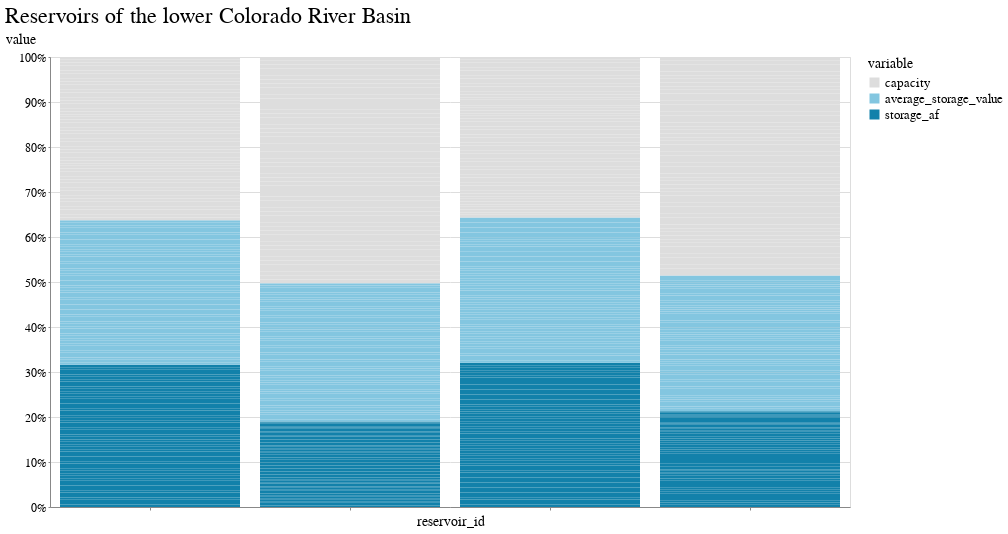

The code cell stored with this chart in its notebook:
### Code cell
domain = ["capacity", "average_storage_value", "storage_af", ]
range_ = ['#ddd', '#83c6e0', '#1281aa', ]

alt.Chart(melt).mark_bar().encode(
    x=alt.X('reservoir_id', axis=alt.Axis(labels=False)),
    y=alt.Y('value',stack="normalize"),
    order="bar_order",
    color=alt.Color(
        'variable', 
        scale=alt.Scale(domain=domain, range=range_), 
        #sort='descending'
    ),
    tooltip=["reservoir_id"]
).properties(title="Reservoirs of the lower Colorado River Basin")

### Figure 1 — Vega-Lite specification as saved in the notebook (floating-point values rounded to 4 significant figures; data arrays with more than 128 entries replaced by an {"elided": "..."} marker saying what was removed)
{"config": {"view": {"width": 800, "height": 450}, "background": "#ffffff", "title": {"anchor": "start", "font": "BentonGothic-Bold, sans", "fontColor": "#000000", "fontSize": 22, "fontWeight": "normal"}, "arc": {"fill": "#82c6df"}, "area": {"fill": "#82c6df"}, "line": {"stroke": "#82c6df", "strokeWidth": 3}, "path": {"stroke": "#82c6df"}, "rect": {"fill": "#82c6df"}, "shape": {"stroke": "#82c6df"}, "bar": {"fill": "#82c6df"}, "point": {"stroke": "#82c6df"}, "symbol": {"fill": "#82c6df", "size": 30}, "axis": {"titleFont": "BentonGothic-Bold, sans", "titleFontSize": 14, "titleFontWeight": "normal", "labelFont": "BentonGothic, sans", "labelFontSize": 12, "labelFontWeight": "normal"}, "axisX": {"labelAngle": 0, "labelPadding": 4, "tickSize": 3}, "axisY": {"labelBaseline": "middle", "maxExtent": 45, "minExtent": 45, "tickSize": 2, "titleAlign": "left", "titleAngle": 0, "titleX": -45, "titleY": -11}, "legend": {"titleFont": "BentonGothic-Bold, sans", "titleFontSize": 14, "titleFontWeight": "normal", "symbolType": "square", "labelFont": "BentonGothic, sans", "labelFontSize": 13}, "range": {"category": ["#3580b1", "#ec8431", "#ab7fb4", "#c89d29", "#adc839", "#829eb1"], "diverging": ["#e68a4f", "#f4bb6a", "#f9e39c", "#dadfe2", "#a6b7c6", "#849eae"], "heatmap": ["#fbf2c7", "#f9e39c", "#f8d36e", "#f4bb6a", "#e68a4f", "#d15a40", "#ab4232"], "ordinal": ["#fbf2c7", "#f9e39c", "#f8d36e", "#f4bb6a", "#e68a4f", "#d15a40", "#ab4232"], "ramp": ["#fbf2c7", "#f9e39c", "#f8d36e", "#f4bb6a", "#e68a4f", "#d15a40", "#ab4232"]}}, "data": {"name": "data-50c07ccb2e9835cd4393a0a60c33897d"}, "mark": "bar", "encoding": {"color": {"field": "variable", "scale": {"domain": ["capacity", "average_storage_value", "storage_af"], "range": ["#ddd", "#83c6e0", "#1281aa"]}, "type": "nominal"}, "order": {"field": "bar_order", "type": "quantitative"}, "tooltip": [{"field": "reservoir_id", "type": "nominal"}], "x": {"axis": {"labels": false}, "field": "reservoir_id", "type": "nominal"}, "y": {"field": "value", "stack": "normalize", "type": "quantitative"}}, "title": "Reservoirs of the lower Colorado River Basin", "$schema": "https://vega.github.io/schema/vega-lite/v4.17.0.json", "datasets": {"data-50c07ccb2e9835cd4393a0a60c33897d": {"elided": "720 records"}}}
